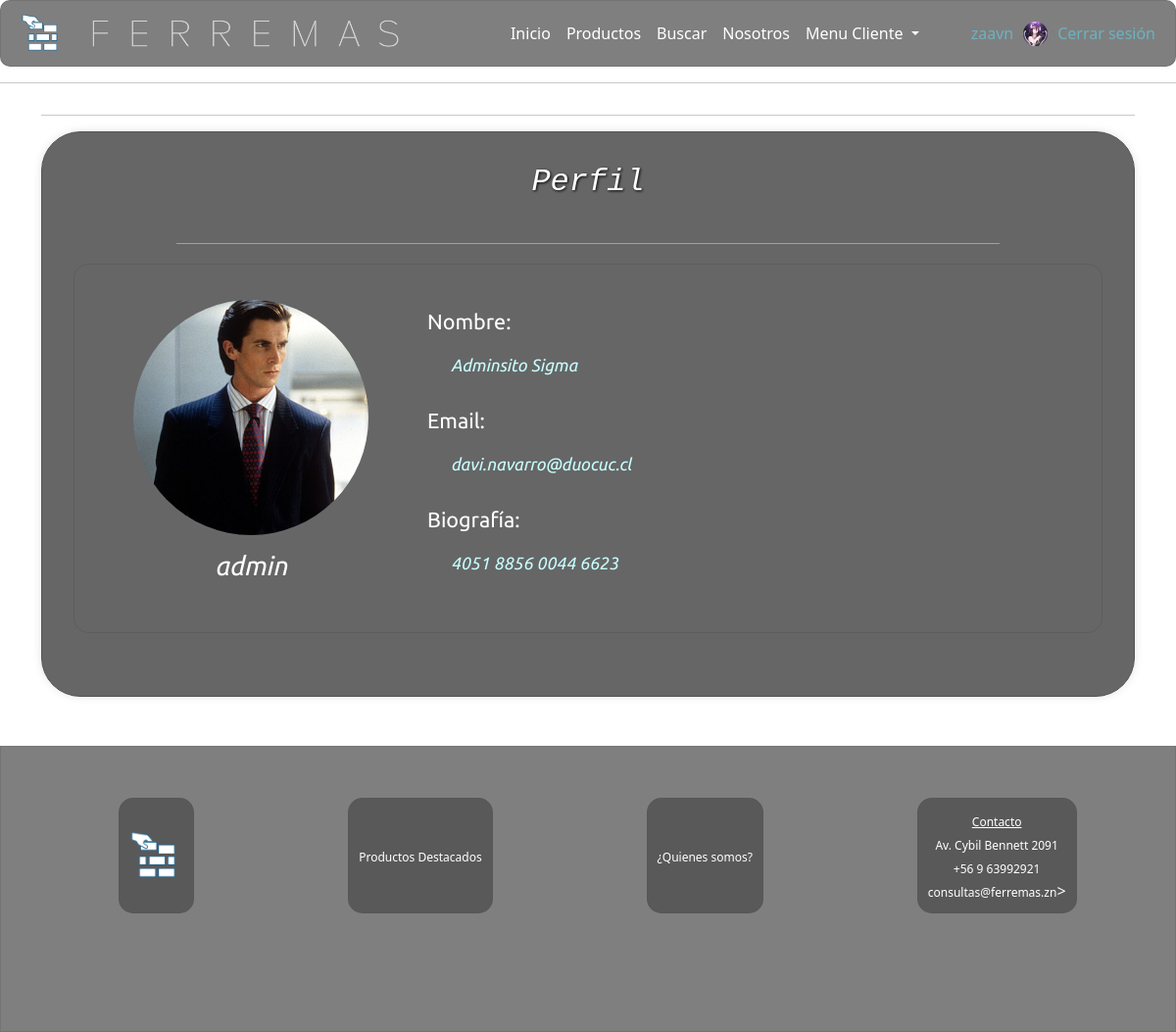
The page /profileWatch/1 (signed in) on the database its author committed.
### core/models.py (models this page shows)
class CustomUser(AbstractUser):
    pic = models.ImageField(upload_to='profile_pics', null=True, blank=True, default='profile_pics/default.png')
    is_staff=models.BooleanField(default=False)
    tipo = models.CharField(max_length=20,
        choices=(
            ('cliente', 'Cliente'),
            ('vendedor', 'Vendedor'),
            ('bodeguero', 'Bodeguero'),
            ('contador', 'Contador'),
            ('administrador', 'Administrador'),
        ),default='Cliente',verbose_name='Tipo')
    bio = models.TextField(verbose_name='biografia', default='', null=True, blank=True)

### core/views.py (the view)
# urls.py: path('profileWatch/<id>', views.profileWatch,name="profileWatch"),
def profileWatch(request, id):
    usuario = get_object_or_404(CustomUser, id=id)
    return render(request,'profileWatch.html', {'usuario':usuario})

### core/context_processor.py (called while the page is built)
def total_carrito(request):
    total=0
    if request.user.is_authenticated:
        try:
            carrito = request.session['carrito']
            if "carrito" in request.session:
                for key, value in carrito.items():
                    total+=(int(value["precio"]))*(value["cantidad"])
        except:
            total=0
    return {'total_carrito':int(total)}

### core/templates/profileWatch.html
{% extends "base.html" %}
{% load static %}
{% block content %}
<div class="container">
    <hr>
    <div class="admire-container">
        <div class="form-title" style="margin-bottom: 15px;">
            <h2>Perfil</h2>
        </div>
        <span class="liner"></span>
        {% if user.is_authenticated %}
        <div class="admirePerfil">
            <div class="admirePrl">
                <img class="pic-profile" src="{{ usuario.pic.url }}">
                <p class="pusername">{{usuario.username}}</p>
            </div>
            <div class="admirePrl2">
                <div>
                    <p class="pattribute">Nombre: </p>
                    <p class="pvalue" >{{usuario.first_name}} {{usuario.last_name}}</p>
                </div>
                <div>
                    <p class="pattribute">Email: </p>
                    <p class="pvalue">{{usuario.email}}</p>
                </div>
                <div>
                    <p class="pattribute">Biografía: </p>
                    <p class="pvalue">{{usuario.bio}}</p>
                </div>
            </div>
        </div>
        {% endif %}
    </div>
</div>
{% endblock %}

### core/templates/menuCliente.html (shortened to what this page needs)
{% load static %}
<div class="collapse navbar-collapse naz" id="navbarNavDropdown">
    <div>
        <ul class="navbar-nav me-auto mb-2 mb-lg-0">
            <li class="nav-item">
                <a class="nav-link" href="{% url 'index' %}">Inicio</a>
            </li>
            <li class="nav-item">
                <a class="nav-link" href="{% url 'products' %}">Productos</a>
            </li>
            <li class="nav-item">
                <a  class="nav-link" href="{% url 'buscar' %}">Buscar</a>
            </li>
            <li class="nav-item">
                <a  class="nav-link" href="{% url 'nosotros' %}">Nosotros</a>
            </li>
            {% if user.is_authenticated %}
                <li class="nav-item dropdown">
                    <a class="nav-link dropdown-toggle" href="#" role="button" data-bs-toggle="dropdown" aria-expanded="false">Menu Cliente
                    </a>
                </li>
            {% endif %}
        </ul>
    </div>
    <div class="navbar-right">
        {% if user.is_authenticated %}
            <div class="boxes">
                <a href="{% url 'profile' %}" class="nav-link" title="Click para ver tu Perfil">{{ user.username }}</a>
            </div>
            <a href="{% url 'profile' %}" class="nav-link"><img class="pic-user" src="{{user.pic.url}}" alt="imgGC" title="Click para ver tu Perfil"></a>
            <div class="boxes">
                <a href="{% url 'cerrar' %}" class="navbar-item" id="#">Cerrar sesión</a>
            </div>
        {% else %}
            <img src="{% static 'assets/icons/tea.png' %}" alt="imgGC">
            <div class="boxes">
                <a href="{% url 'login' %}" id="userGC">Iniciar sesion</a>
            </div>
        {% endif %}
    </div>
</div>

### core/static/css/mystyles.css (style rules this page uses)
body { background-image: url("../assets/img/fondo.png"); background-repeat: no-repeat; background-position: center; background-attachment: fixed; background-size: cover; display: flex; flex-direction: column; font-family: 'Ubuntu', "times new roman", times, roman, serif; }
.fade-in { animation: fadeIn 1s; -webkit-animation: fadeIn 1s; -moz-animation: fadeIn 1s; -o-animation: fadeIn 1s; -ms-animation: fadeIn 1s; }
.naz { display: flex; justify-content: space-between; align-items: center; padding-left: 10vh !important; }
.nav-item a { color: white; text-decoration:none; font-size: 2vh; }
.form-title { text-align: center; font-style: italic; color: rgb(255, 255, 255); text-shadow: 1px 1px 3px rgb(5, 5, 5); font-family: 'Courier New', Courier, monospace; }
.liner { background-color: rgba(255, 255, 255, 0.384); width: 80%; height: 1px; border-radius: 1px; display: block; margin: 0 auto; margin-top: 20px; margin-bottom: 20px; }
.admire-container { display:flex; flex-direction: column; justify-content: space-around; padding: 4vh; border-radius: 40px; border: 1px solid #555; box-shadow: 0 0 10px rgba(0, 0, 0, 0.1); background-color: rgba(0, 0, 0, 0.6); }
.admirePrl { display: flex; flex-direction: column; align-items: center; justify-content: space-around; padding-left: 2vw; }
.admirePrl2 { display: flex; flex-direction: column; justify-content: space-around; padding-left: 5vw; }
.pic-user { width: 10vw; border-radius: 50%; border:1 px solid rgb(14, 206, 235); margin-bottom: 2vh; }
.pic-profile { transition: box-shadow 0.3s; transition: transform .7s; }
.pattribute { color:#ffffff; font-size: 2.7vh; }
.pusername { color:#ffffff; font-size: 3.4vh; font-style: italic; display: inline-block; vertical-align: middle; line-height: normal; }

### rows shown on the page
CustomUser: username "zaavn", pic (picture)
CustomUser: pic (picture), username "admin", first_name "Adminsito", last_name "Sigma", email "davi.navarro@duocuc.cl", bio "4051 8856 0044 6623"
